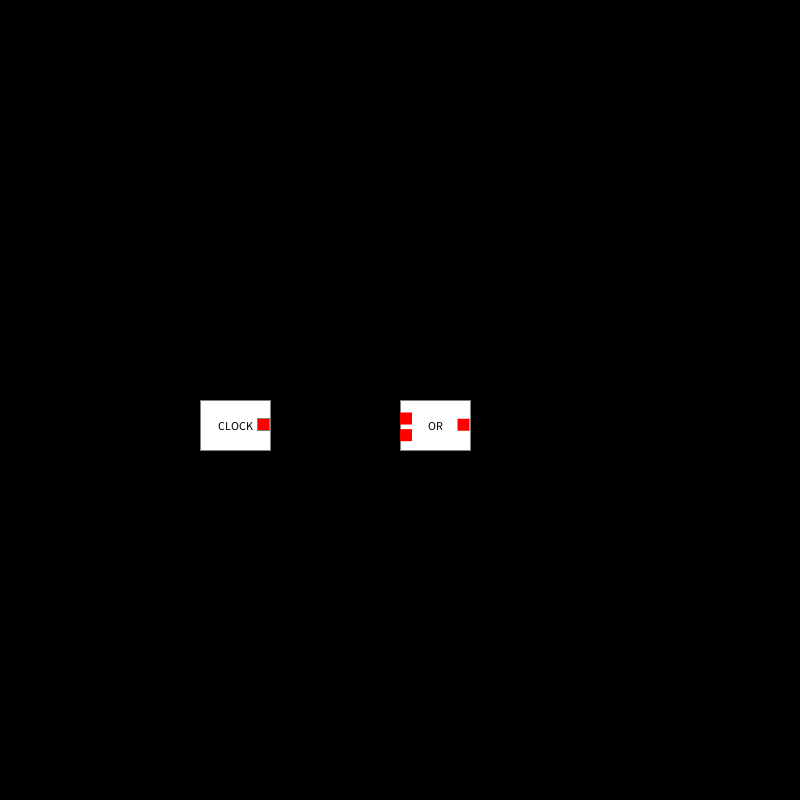
Frame 1 (no input)
Frame 60 (the mouse pressed at the canvas centre just before this capture): identical to frame 1, image omitted
Frame 120 (the mouse held since frame 60 and released just before this capture): identical to frame 1, image omitted

The Processing sketch that drew this single still picture (run headless with seeded random() and noise(); from frame 60 on, the mouse is pressed at the canvas centre):

// Processing sketch: modules_test
// ── modules_test.pde
final int MODULE_HEIGHT = 50;
final int MODULE_WIDTH = 70;
final int CONN_SIZE = MODULE_HEIGHT / 4;




ArrayList<Module> mods = new ArrayList<Module>();
void setup() {
  size(800, 800);
  mods.add(new Module(width / 4, height / 2, TYPE.CLOCK));
  mods.add(new Module(width / 2, height / 2, TYPE.OR));
}


void draw() {
  background(0);
  for (Module mod : mods) {
    mod.update();
    mod.draw();
  }
  
  if (dragConn) {
    stroke(255);
    float x = dragConnSrc.outputPos[dragConnSrcOutput].x;
    float y = dragConnSrc.outputPos[dragConnSrcOutput].y;
    line(x, y, mouseX, mouseY);
  }
}

//Module overModule(float x, float y) {
  
//}

// ── COnnector.pde
class Connector implements Comparable<Connector> {
  CONN_TYPE type;
  Module m;
  final int id;
  {
    MODULE_ID += 1;
    id = MODULE_ID;
  }

  Connector(Module m, CONN_TYPE type) {
    this.m = m;
    this.type = type;
  }

  @Override
    boolean equals(Object o) {
    if (o instanceof Connector) {
      return id == ((Connector)o).id;
    } else {
      return false;
    }
  }

  int hashCode() {
    return Integer.hashCode(id);
  }

  int compareTo(Connector m) {
    return Integer.compare(id, m.id);
  }
}

// ── Connection.pde
class Connection {
  Module from;
  int fromIndex;
  Module to;
  int toIndex;
  
  Connection(Module from, int fi, Module to, int ti) {
    this.from = from;
    this.fromIndex = fi;
    
    this.to = to;
    this.toIndex = ti;
  }
  
  void draw() {
    
  }
}

// ── Input.pde
Module beingDragged = null;
int grabOffsetX = -1;
int grabOffsetY = -1;

boolean dragConn = false;
Module dragConnSrc = null;
int dragConnSrcOutput = -1;

void mousePressed() {
  for (Module mod : mods) {
    if (mod.isMouseOver(mouseX,mouseY)) {
      println("mouse is over " + mod.id);
      
      int i = mod.getMouseOverInputIndex(mouseX,mouseY);
      if (i >= 0) {
        
        
        println("mouse is over input " + i);
      }
      
      int o = mod.getMouseOverOutputIndex(mouseX,mouseY);
      if (o >= 0) {
        dragConn = true;
        dragConnSrc = mod;
        dragConnSrcOutput = o;
        println("mouse is over output " + o);
      }
      
      if (i == -1 && o == -1) {
        
        grabOffsetX = floor(mod.pos.x - mouseX);
        grabOffsetY = floor(mod.pos.y - mouseY);
        beingDragged = mod;
        break;
      }
    }
  }
}

void mouseDragged() {
  if (beingDragged != null) {
    beingDragged.pos.x = mouseX + grabOffsetX;
    beingDragged.pos.y = mouseY + grabOffsetY;
  } else if (dragConn) {
    
  }
}

void mouseReleased(){
  if (dragConn) {
    
  }
  
  beingDragged = null;
  dragConn = false;
}

// ── Module.pde
enum TYPE {
  OR, 
    AND, 
    NAND, 
    NOR, 
    XOR, 
    CLOCK, 
    LIGHT
}

enum CONN_TYPE {
  INPUT, OUTPUT;
}
int MODULE_ID = 0;


class Module implements Comparable<Module> {
  @Override
    boolean equals(Object o) {
    if (o instanceof Module) {
      return id == ((Module)o).id;
    } else {
      return false;
    }
  }

  int hashCode() {
    return Integer.hashCode(id);
  }

  int compareTo(Module m) {
    return Integer.compare(id, m.id);
  }


  final int id;
  {
    MODULE_ID += 1;
    id = MODULE_ID;
  }
  int numInputs;
  int numOutputs;
  TYPE type;
  PVector pos;
  boolean[] inputs;
  PVector[] inputPos;
  boolean[] outputs;
  PVector[] outputPos;
  int timer = 15;

  Module(float x, float y, TYPE type) {



    switch (type) {
    case OR:
    case NAND:
    case AND:
    case NOR:
    case XOR:
      this.type = type;
      numInputs = 2;
      numOutputs = 1;      
      break;
    case LIGHT:
      this.type = type;
      numInputs = 1;
      numOutputs = 0;
    case CLOCK:

      this.type = TYPE.CLOCK;
      numInputs = 0;
      numOutputs = 1;
    }
    pos = new PVector(x, y);
    if (numInputs > 0) {
      inputs = new boolean[numInputs];
      inputPos = new PVector[numInputs];
      for (int i = 0; i < numInputs; i += 1) {
        inputPos[i] = new PVector(getInputConnPosX(), getConnPosY(numInputs, i));
      }
    }

    if (numOutputs > 0) {
      outputs = new boolean[numOutputs];
      outputPos = new PVector[numOutputs];
      for (int i = 0; i < numOutputs; i += 1) {
        outputPos[i] = new PVector(getOutputConnPosX(), getConnPosY(numOutputs, i));
      }
    }
  }

  void update() {
    if (numInputs > 0) {
      for (int i = 0; i < numInputs; i += 1) {
        inputPos[i].set(getInputConnPosX(), getConnPosY(numInputs, i));
      }
    }

    if (numOutputs > 0) {
      for (int i = 0; i < numOutputs; i += 1) {
        outputPos[i].set(getOutputConnPosX(), getConnPosY(numOutputs, i));
      }
    }



    switch (type) {
    case OR : 
    case NAND : 
    case AND : 
    case NOR : 
    case XOR : 

      break; 
    case LIGHT : 

      break; 
    case CLOCK : 
      timer -= 1; 
      if (timer <= 0) {
        timer = 15; 
        outputs[0] = !outputs[0];
      }
    }
  }
  float getYStep(int n) {
    return (float) MODULE_HEIGHT / ((float)n+1);
  }


  float getConnPosY(int n, int i) {
    float y = 0; 
    float yStep = getYStep(n); 
    y = pos.y + yStep + (yStep * i) - (yStep / 4); 
    return y;
  }

  float getInputConnPosX() {
    return pos.x;
  }

  float getOutputConnPosX() {
    return pos.x + MODULE_WIDTH - (getYStep(numOutputs) / 2);
  }

  boolean isMouseOver(float mx, float my) {

    return (mx >= pos.x && mx < pos.x + MODULE_WIDTH && my >= pos.y && my < pos.y + MODULE_HEIGHT);
  }

  int getMouseOverInputIndex(float mx, float my) {

    int rv = -1; 
    if (numInputs > 0) {
      for (int i = 0; i < numInputs; i += 1) {
        float x = inputPos[i].x;  
        float y = inputPos[i].y;  

        if (mx >= x && mx < x + CONN_SIZE && my >= y && my < y + CONN_SIZE) {
          rv = i; 
          break;
        }
      }
    }

    return rv;
  }

  int getMouseOverOutputIndex(float mx, float my) {

    int rv = -1; 
    if (numOutputs > 0) {
      for (int i = 0; i < numOutputs; i += 1) {
        float x = outputPos[i].x;  
        float y = outputPos[i].y;  

        if (mx >= x && mx < x + CONN_SIZE && my >= y && my < y + CONN_SIZE) {
          rv = i; 
          break;
        }
      }
    }

    return rv;
  }



  void draw() {
    stroke(128); 
    fill(255); 
    rect(pos.x, pos.y, MODULE_WIDTH, MODULE_HEIGHT); 

    fill(0); 
    textAlign(CENTER, CENTER); 
    text(type.toString(), pos.x + MODULE_WIDTH / 2, pos.y + MODULE_HEIGHT / 2); 

    if (numInputs > 0) {
      //float step = getYStep(numInputs);
      for (int i = 0; i < numInputs; i += 1) {
        float y = getConnPosY(numInputs, i); 

        float x = getInputConnPosX(); 
        fill(255, 0, 0); 
        noStroke(); 
        rect(x, y, CONN_SIZE, CONN_SIZE);
      }
    }

    if (numOutputs > 0) {
      //float step = getYStep(numOutputs);
      for (int i = 0; i < numOutputs; i += 1) {
        boolean v = outputs[i]; 
        if (v) {
          fill(0, 255, 0);
        } else {
          fill(255, 0, 0);
        }
        float y = getConnPosY(numOutputs, i); 

        float x = getOutputConnPosX(); 

        rect(x, y, CONN_SIZE, CONN_SIZE);
      }
    }
  }
}
